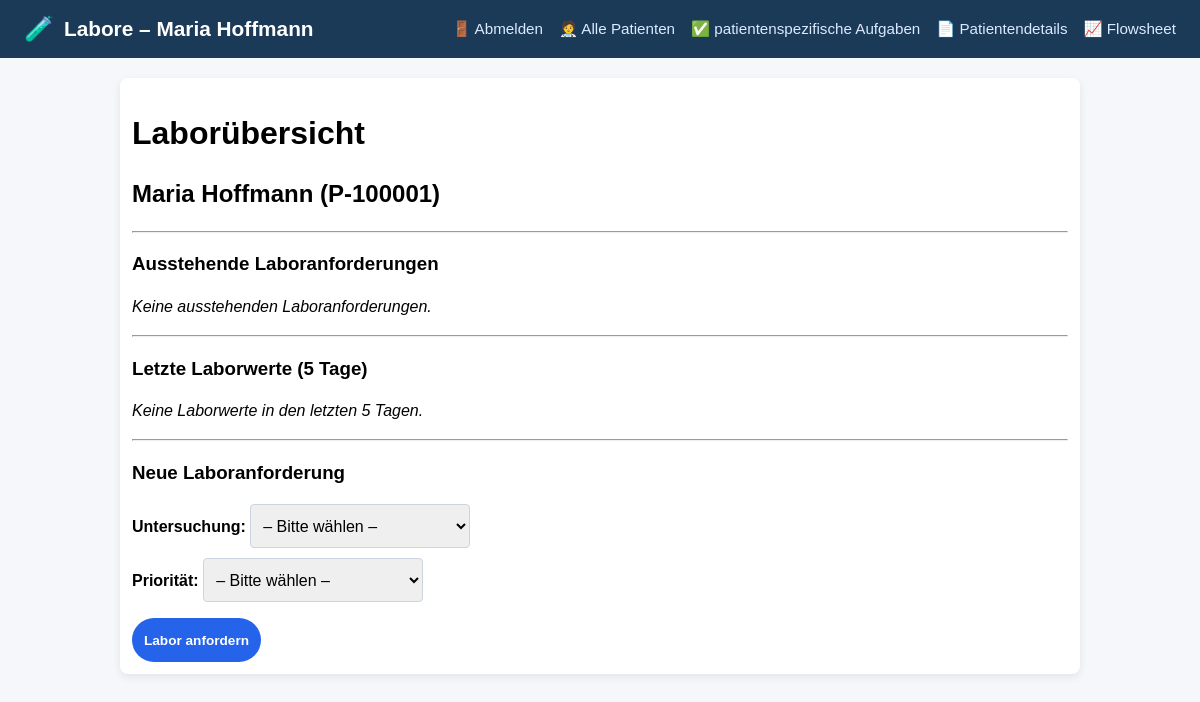
Before: /labs?patient_id=1 with the older database file.
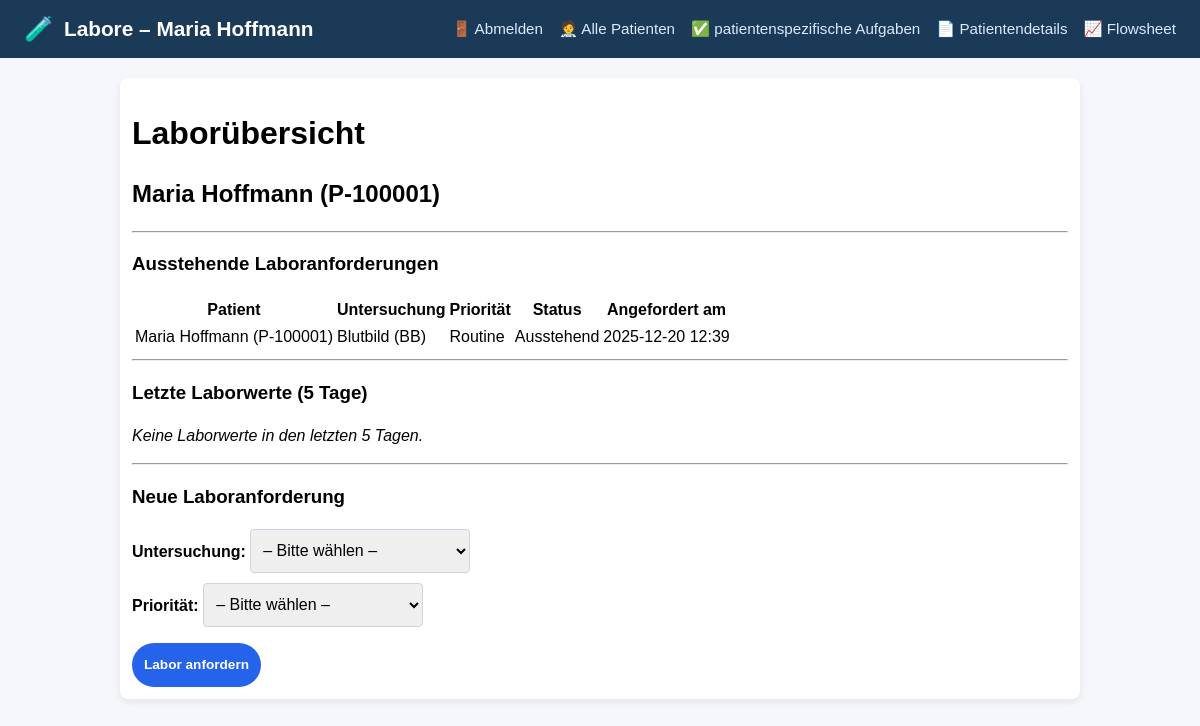
After: the same page with the newer database file.
### tables this page shows
CREATE TABLE patients (
    id INTEGER PRIMARY KEY AUTOINCREMENT,
    patient_identifier TEXT NOT NULL,
    name TEXT NOT NULL,
    gender TEXT,
    dob TEXT,
    room TEXT,
    diagnosis TEXT,
    bezugspflege_id INTEGER,
    allergies TEXT,
    code_status TEXT,
    admission_date TEXT,
    expected_discharge TEXT,
    primary_doctor TEXT,
    photo_filename TEXT,
    FOREIGN KEY (bezugspflege_id) REFERENCES nurses(id)
);

CREATE TABLE lab_orders (
    id INTEGER PRIMARY KEY AUTOINCREMENT,
    patient_id INTEGER NOT NULL,
    name TEXT NOT NULL,
    priority TEXT,
    status TEXT,
    ordered_at TEXT,
    FOREIGN KEY (patient_id) REFERENCES patients(id)
);

### app.py (the view, shortened to what this page needs)
@app.route("/labs", methods=["GET", "POST"])
def labs_view():
    patient_id = request.args.get("patient_id", type=int)
    conn = get_connection()
    cur = conn.cursor()
    if patient_id:
        cur.execute("SELECT * FROM patients WHERE id = ?;", (patient_id,))
        patient = cur.fetchone()
        patients = [patient] if patient else []
    if patient_id:
        cur.execute("""
            SELECT lo.*, p.name AS patient_name, p.patient_identifier
            FROM lab_orders lo
            JOIN patients p ON p.id = lo.patient_id
            WHERE lo.patient_id = ?
              AND lo.status IN ('Ausstehend', 'Offen')
            ORDER BY lo.ordered_at DESC;
        """, (patient_id,))
    pending_labs = cur.fetchall()
    five_days_ago = (datetime.now() - timedelta(days=5)).isoformat(timespec="minutes")
    if patient_id:
        cur.execute("""
            SELECT lr.*, p.name AS patient_name, p.patient_identifier
            FROM lab_results lr
            JOIN patients p ON p.id = lr.patient_id
            WHERE lr.patient_id = ?
              AND lr.result_datetime >= ?
            ORDER BY lr.result_datetime DESC;
        """, (patient_id, five_days_ago))
    recent_labs = cur.fetchall()
    cur.execute("""
            SELECT alert, severity, created_at
            FROM ai_alerts
            WHERE patient_id = ?
            ORDER BY datetime(created_at) DESC;
        """, (patient_id,))
    alerts = cur.fetchall()
    current_nurse = get_current_nurse(conn)
    conn.close()
    conn.close()
    return render_template(
        "labs.html",
        alerts=alerts,
        current_nurse=current_nurse,
        patient=patient,
        patients=patients,
        patient_id=patient_id,
        recent_labs=recent_labs,
        pending_labs=pending_labs,
    )

### app.py (called while the page is built, shortened)
def get_connection():
    conn = sqlite3.connect(DB_PATH)
    conn.row_factory = sqlite3.Row
    return conn

def get_current_nurse(conn=None):
    nurse_id = session.get("current_nurse_id")
    if not nurse_id:
        return None

### templates/labs.html (shortened to what this page needs)
<!DOCTYPE html>
<html lang="de">
<head>
    <link rel="stylesheet" href="{{ url_for('static', filename='styles.css') }}">
</head>
<body>
<div class="header">
    <div class="header-title">
        <span class="icon">🧪</span>
        <span>Labore – {{ patient.name }}</span>
    </div>
    <div class="nav-links">
        <a href="{{ url_for('logout') }}">🚪 Abmelden</a>
        <a href="{{ url_for('home') }}">🧑‍⚕️ Alle Patienten</a>
        <a href="{{ url_for('tasks_view', patient_id=patient.id) }}">✅ patientenspezifische Aufgaben</a>
        <a href="{{ url_for('patient_detail', patient_id=patient.id) }}">📄 Patientendetails</a>
        <a href="{{ url_for('flowsheet', patient_id=patient.id) }}">📈 Flowsheet</a>
    </div>
</div>
<div class="container">
    <h1>Laborübersicht</h1>
    {% if patients|length == 1 %}
        <h2>{{ patients[0]["name"] }} ({{ patients[0]["patient_identifier"] }})</h2>
    {% else %}
        <h2>Alle Patienten</h2>
    {% endif %}
    <hr>
    <h3>Ausstehende Laboranforderungen</h3>
    {% if pending_labs %}
        <table class="simple-table">
            <thead>
                <tr>
                    <th>Patient</th>
                    <th>Untersuchung</th>
                    <th>Priorität</th>
                    <th>Status</th>
                    <th>Angefordert am</th>
                </tr>
            </thead>
            <tbody>
                {% for o in pending_labs %}
                    <tr>
                        <td>{{ o["patient_name"] }} ({{ o["patient_identifier"] }})</td>
                        <td>{{ o["name"] }}</td>
                        <td>{{ o["priority"] }}</td>
                        <td>{{ o["status"] }}</td>
                        <td>{{ o["ordered_at"]| replace("T", " ") }}</td>
                    </tr>
                {% endfor %}
            </tbody>
        </table>
    {% else %}
        <p><em>Keine ausstehenden Laboranforderungen.</em></p>
    {% endif %}
    <hr>
    <h3>Letzte Laborwerte (5 Tage)</h3>
    {% if recent_labs %}
        <table class="simple-table">
            <thead>
                <tr>
                    <th>Patient</th>
                    <th>Untersuchung</th>
                    <th>Ergebnis</th>
                    <th>Flag</th>
                    <th>Datum/Zeit</th>
                </tr>
            </thead>
            <tbody>
                {% for r in recent_labs %}
                    <tr>
                        <td>{{ r["patient_name"] }} ({{ r["patient_identifier"] }})</td>
                        <td>{{ r["name"] }}</td>
                        <td>{{ r["result_value"] }}</td>
                        <td>{{ r["result_flag"] or "–" }}</td>
                        <td>{{ r["result_datetime"] }}</td>
                    </tr>
                {% endfor %}
            </tbody>
        </table>
    {% else %}
        <p><em>Keine Laborwerte in den letzten 5 Tagen.</em></p>
    {% endif %}
    <hr>
    <h3>Neue Laboranforderung</h3>
    <form method="POST" action="{{ url_for('labs_view', patient_id=patient_id) }}">
        <label>Untersuchung:
    <select name="lab_name" required>
        <option value="">– Bitte wählen –</option>
    </select>
</label>
        <label>Priorität:
            <select name="priority">
                <option value="">– Bitte wählen –</option>
            </select>
        </label>
        <button type="submit" class="btn-primary">Labor anfordern</button>
    </form>
</div>
</body>
</html>

### static/styles.css (style rules this page uses)
body { font-family: Arial, sans-serif; background: #f5f7fa; margin: 0; padding: 0; }
.header { background: #1b3a57; color: white; padding: 12px 24px; display: flex; align-items: center; justify-content: space-between; }
.header-title { display: flex; align-items: center; gap: 10px; font-size: 1.3rem; font-weight: bold; }
.header-title span.icon { font-size: 1.5rem; }
.nav-links { display: flex; gap: 16px; }
.nav-links a { color: #dbeafe; text-decoration: none; font-size: 0.95rem; }
.container { width: 80%; max-width: 900px; margin: 20px auto; background: white; padding: 20px 24px; border-radius: 8px; box-shadow: 0 3px 8px rgba(0,0,0,0.08); }
.btn-primary, .btn-secondary { display: inline-block; padding: 6px 12px; border-radius: 999px; text-decoration: none; font-size: 0.85rem; font-weight: 600; color: white; text-align: center; }
.btn-primary { background: #2563eb; }
label { display: block; margin-top: 10px; margin-bottom: 4px; font-weight: bold; }
select { padding: 6px 8px; border-radius: 4px; border: 1px solid #cbd5e1; min-width: 220px; }
button { background: #357ded; color: white; border: none; padding: 8px 14px; border-radius: 4px; cursor: pointer; margin-top: 12px; }
* { box-sizing: border-box; }
body { margin: 0; font-size: 16px; line-height: 1.4; }
html, body { overflow-x: hidden; }
.container { padding: 12px; max-width: 100%; }
button, input, select, textarea { font-size: 16px; min-height: 44px; }

Changed rows visible on the page:
added lab_orders: patient_name "Maria Hoffmann", patient_identifier "P-100001", name "Blutbild (BB)", priority "Routine", status "Ausstehend", ordered_at "2025-12-20 12:39"
Other visible differences:
text no longer shown: "Keine ausstehenden Laboranforderungen."
text now shown: "Patient Untersuchung Priorität Status Angefordert am"
